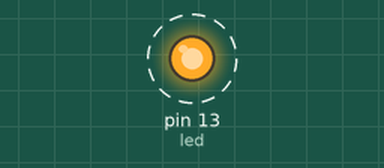
Bench run of a sketch on a simulated Arduino Uno, built with avr-gcc and run on an emulated ATmega328P. Shown: output pins drawn as LEDs (lit = HIGH). Dashed ring = blinking. What the sketch prints to the serial monitor is not drawn.

Above: at 0.5 s.
Timing chart, 0 to 4.6 s (numbered marks = the images above):
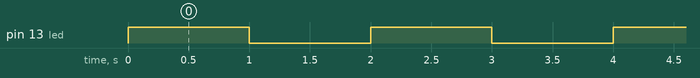

The sketch:

Ex2.ino
```cpp
void setup() {
  Serial.begin(115200);

  unsigned char* portDDRB;

  portDDRB = (unsigned char*) 0x24;
  *portDDRB |= 0x20;
}

// the loop routine runs over and over again forever:
void loop() {
  int led = 13;

  digitalWrite(led, HIGH);
  Serial.println("LED ON");
  delay(1000);

  digitalWrite(led, LOW);
  Serial.println("LED OFF");
  delay(1000);
}
```

Measured:
- by itself, pin 13 (led): alternates HIGH for 1.0 s and LOW for 1.0 s
